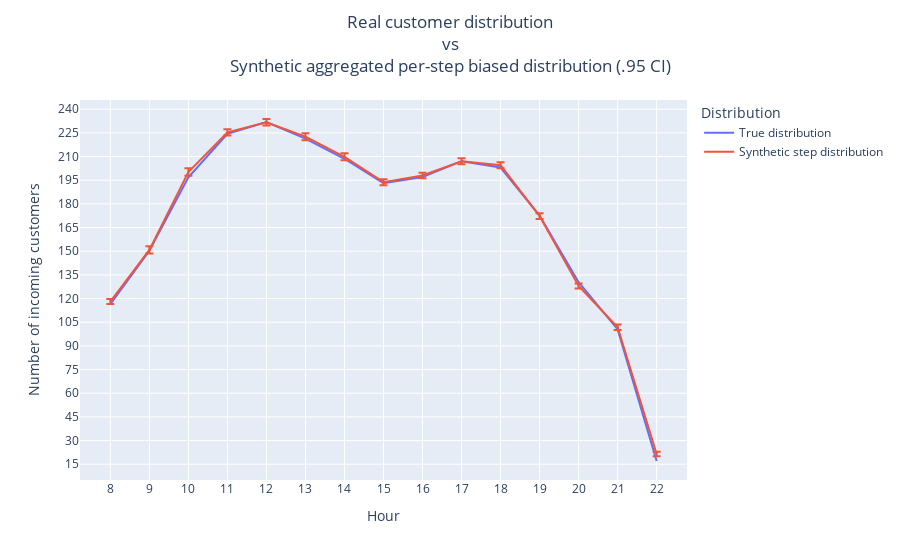

Write notebook code for a chart like this one.
### Code cell
sigma = SIGMA
n_runs = 30

df = read_input_customer_distribution()
df_step_out = generate_multiple_customers_dist(df, n_runs, sigma, steps_in_hour)
df_full = aggregate_runs(df_step_out, df)
fig = plot_distributions(df_full)
fig.write_image(join(OUTPUT_DIR, 'real_vs_synthetic_distribution.png'), scale=SCALE)
fig.show()

### Figure 1 — Plotly figure (JSON) as saved in the notebook; plotly's stock layout.template omitted (floating-point values rounded to 4 significant figures)
{"data": [{"mode": "lines", "name": "True distribution", "type": "scatter", "x": [8, 9, 10, 11, 12, 13, 14, 15, 16, 17, 18, 19, 20, 21, 22], "y": [116.4, 150.2, 196.9, 224.5, 231.8, 221.4, 208.6, 193.0, 197.0, 207.0, 203.0, 172.6, 130.4, 100.4, 17.05]}, {"error_y": {"array": [1.576, 2.256, 2.332, 1.996, 2.021, 2.205, 2.228, 1.944, 1.708, 1.871, 1.85, 1.783, 1.564, 1.788, 1.447], "arrayminus": [1.576, 2.256, 2.332, 1.996, 2.021, 2.205, 2.228, 1.944, 1.708, 1.871, 1.85, 1.783, 1.564, 1.788, 1.447], "symmetric": false, "type": "data"}, "mode": "lines", "name": "Synthetic step distribution", "type": "scatter", "x": [8, 9, 10, 11, 12, 13, 14, 15, 16, 17, 18, 19, 20, 21, 22], "y": [118.1, 150.8, 200.2, 225.3, 231.8, 222.6, 209.8, 193.7, 198.0, 207.0, 204.5, 172.2, 128.0, 101.8, 21.53]}], "layout": {"legend": {"title": {"text": "Distribution"}}, "title": {"text": "Real customer distribution<br>vs<br>Synthetic aggregated per-step biased distribution (.95 CI)", "x": 0.5, "xanchor": "center", "y": 0.95, "yanchor": "top"}, "xaxis": {"dtick": 1, "tick0": 0, "tickmode": "linear", "title": {"text": "Hour"}}, "yaxis": {"dtick": 15, "tick0": 0, "tickmode": "linear", "title": {"text": "Number of incoming customers"}}}}
